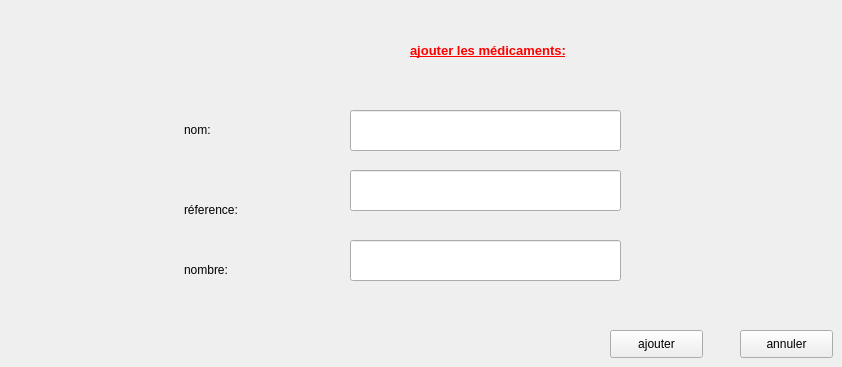
     <widget class="QWidget" name="tab_5">
      <attribute name="title">
       <string>ajouter</string>
      </attribute>
      <widget class="QLabel" name="label_41">
       <property name="geometry">
        <rect>
         <x>410</x>
         <y>40</y>
         <width>321</width>
         <height>21</height>
        </rect>
       </property>
       <property name="font">
        <font>
         <pointsize>10</pointsize>
         <weight>75</weight>
         <bold>true</bold>
         <underline>true</underline>
        </font>
       </property>
       <property name="styleSheet">
        <string notr="true">color: rgb(255, 0, 0);</string>
       </property>
       <property name="text">
        <string>ajouter les médicaments:</string>
       </property>
      </widget>
      <widget class="QLabel" name="label_42">
       <property name="geometry">
        <rect>
         <x>184</x>
         <y>120</y>
         <width>71</width>
         <height>20</height>
        </rect>
       </property>
       <property name="text">
        <string>nom:</string>
       </property>
      </widget>
      <widget class="QLabel" name="label_43">
       <property name="geometry">
        <rect>
         <x>184</x>
         <y>200</y>
         <width>71</width>
         <height>20</height>
        </rect>
       </property>
       <property name="text">
        <string>réference:</string>
       </property>
      </widget>
      <widget class="QLabel" name="label_44">
       <property name="geometry">
        <rect>
         <x>184</x>
         <y>260</y>
         <width>81</width>
         <height>20</height>
        </rect>
       </property>
       <property name="text">
        <string>nombre:</string>
       </property>
      </widget>
      <widget class="QLineEdit" name="lineEdit_nom">
       <property name="geometry">
        <rect>
         <x>350</x>
         <y>110</y>
         <width>271</width>
         <height>41</height>
        </rect>
       </property>
      </widget>
      <widget class="QLineEdit" name="lineEdit_reference">
       <property name="geometry">
        <rect>
         <x>350</x>
         <y>170</y>
         <width>271</width>
         <height>41</height>
        </rect>
       </property>
      </widget>
      <widget class="QLineEdit" name="lineEdit_nombre">
       <property name="geometry">
        <rect>
         <x>350</x>
         <y>240</y>
         <width>271</width>
         <height>41</height>
        </rect>
       </property>
      </widget>
      <widget class="QPushButton" name="pushButton_ajout">
       <property name="geometry">
        <rect>
         <x>610</x>
         <y>330</y>
         <width>93</width>
         <height>28</height>
        </rect>
       </property>
       <property name="text">
        <string>ajouter</string>
       </property>
      </widget>
      <widget class="QPushButton" name="pushButton_annuler">
       <property name="geometry">
        <rect>
         <x>740</x>
         <y>330</y>
         <width>93</width>
         <height>28</height>
        </rect>
       </property>
       <property name="text">
        <string>annuler</string>
       </property>
      </widget>
     </widget>
